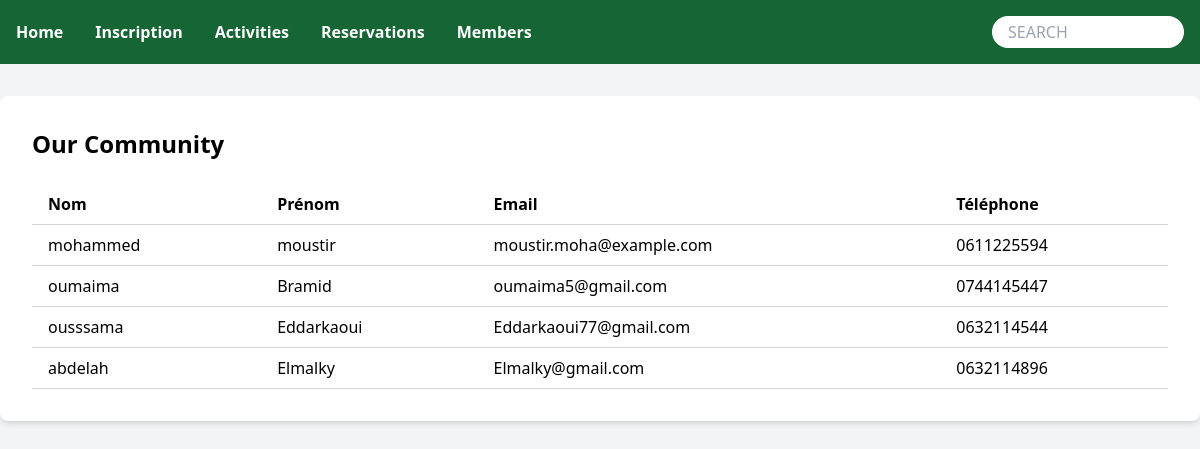
/our-community.php, run on the app's committed database.
### tables this page shows
CREATE TABLE membres (
    id_membre INT PRIMARY KEY NOT NULL AUTO_INCREMENT,
    nom VARCHAR(50),
    prenom VARCHAR(50),
    email VARCHAR(100) UNIQUE,
    telephone VARCHAR(15)
);

### our-community.php (the view, shortened to what this page needs)
<?php
include('db.php');
$sql = "SELECT nom, prenom, email, telephone FROM membres";
$result = $conn->query($sql);
?>
<!DOCTYPE html>
<html lang="fr">
<head>
    <script src="https://cdn.tailwindcss.com"></script>
    <link href="https://cdnjs.cloudflare.com/ajax/libs/tailwindcss/2.2.19/tailwind.min.css" rel="stylesheet">
</head>
<body class="bg-gray-100">
    <nav class="bg-green-800 p-4 flex justify-between items-center">
        <div class="flex space-x-8">
            <a href="index.php" class="text-white font-bold">Home</a>
            <a href="membres.php" class="text-white font-bold">Inscription</a>
            <a href="activites.php" class="text-white font-bold">Activities</a>
            <a href="reservations.php" class="text-white font-bold">Reservations</a>
            <a href="our-community.php" class="text-white font-bold">Members</a>
        </div>
        <div class="relative">
            <input type="text" placeholder="SEARCH" class="px-4 py-1 rounded-full w-48 focus:outline-none">
        </div>
    </nav>
    <div class="mt-8 bg-white p-8 rounded-lg shadow-md mx-auto max-w-7xl">
        <h2 class="text-2xl font-bold mb-6">Our Community</h2>
        <table class="min-w-full bg-white">
            <thead>
                <tr>
                    <th class="py-2 px-4 border-b border-gray-300 text-left">Nom</th>
                    <th class="py-2 px-4 border-b border-gray-300 text-left">Prénom</th>
                    <th class="py-2 px-4 border-b border-gray-300 text-left">Email</th>
                    <th class="py-2 px-4 border-b border-gray-300 text-left">Téléphone</th>
                </tr>
            </thead>
            <tbody>
                <?php
                if ($result->num_rows > 0) {
                    while($row = $result->fetch_assoc()) {
                        echo "<tr>";
                        echo "<td class='py-2 px-4 border-b border-gray-300'>" . htmlspecialchars($row['nom']) . "</td>";
                        echo "<td class='py-2 px-4 border-b border-gray-300'>" . htmlspecialchars($row['prenom']) . "</td>";
                        echo "<td class='py-2 px-4 border-b border-gray-300'>" . htmlspecialchars($row['email']) . "</td>";
                        echo "<td class='py-2 px-4 border-b border-gray-300'>" . htmlspecialchars($row['telephone']) . "</td>";
                        echo "</tr>";
                    }
                } else {
                    echo "<tr><td colspan='4' class='py-2 px-4 border-b border-gray-300 text-center'>Aucun membre trouvé.</td></tr>";
                }
                ?>
            </tbody>
        </table>
    </div>
</body>
</html>

### data on the page
membres: nom "mohammed", prenom "moustir", email "moustir.moha@example.com", telephone "0611225594"
membres: nom "oumaima", prenom "Bramid", email "oumaima5@gmail.com", telephone "0744145447"
membres: nom "ousssama", prenom "Eddarkaoui", email "Eddarkaoui77@gmail.com", telephone "0632114544"
membres: nom "abdelah", prenom "Elmalky", email "Elmalky@gmail.com", telephone "0632114896"
